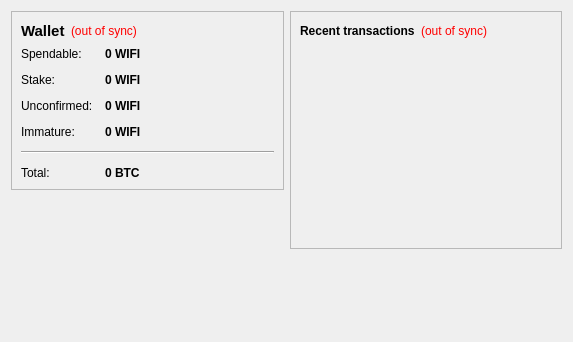
<?xml version="1.0" encoding="UTF-8"?>
<ui version="4.0">
 <class>OverviewPage</class>
 <widget class="QWidget" name="OverviewPage">
  <property name="geometry">
   <rect>
    <x>0</x>
    <y>0</y>
    <width>573</width>
    <height>342</height>
   </rect>
  </property>
  <property name="windowTitle">
   <string>Form</string>
  </property>
  <layout class="QHBoxLayout" name="horizontalLayout" stretch="1,1">
   <item>
    <layout class="QVBoxLayout" name="verticalLayout_2">
     <item>
      <widget class="QFrame" name="frame">
       <property name="frameShape">
        <enum>QFrame::StyledPanel</enum>
       </property>
       <property name="frameShadow">
        <enum>QFrame::Raised</enum>
       </property>
       <layout class="QVBoxLayout" name="verticalLayout_4">
        <item>
         <layout class="QHBoxLayout" name="horizontalLayout_4">
          <item>
           <widget class="QLabel" name="label_5">
            <property name="font">
             <font>
              <pointsize>11</pointsize>
              <weight>75</weight>
              <bold>true</bold>
             </font>
            </property>
            <property name="text">
             <string>Wallet</string>
            </property>
           </widget>
          </item>
          <item>
           <widget class="QLabel" name="labelWalletStatus">
            <property name="toolTip">
             <string>The displayed information may be out of date. Your wallet automatically synchronizes with the WIFIcoin network after a connection is established, but this process has not completed yet.</string>
            </property>
            <property name="styleSheet">
             <string notr="true">QLabel { color: red; }</string>
            </property>
            <property name="text">
             <string notr="true">(out of sync)</string>
            </property>
            <property name="alignment">
             <set>Qt::AlignLeading|Qt::AlignLeft|Qt::AlignVCenter</set>
            </property>
           </widget>
          </item>
          <item>
           <spacer name="horizontalSpacer_2">
            <property name="orientation">
             <enum>Qt::Horizontal</enum>
            </property>
            <property name="sizeHint" stdset="0">
             <size>
              <width>40</width>
              <height>20</height>
             </size>
            </property>
           </spacer>
          </item>
         </layout>
        </item>
        <item>
         <layout class="QFormLayout" name="formLayout_2">
          <property name="fieldGrowthPolicy">
           <enum>QFormLayout::AllNonFixedFieldsGrow</enum>
          </property>
          <property name="horizontalSpacing">
           <number>12</number>
          </property>
          <property name="verticalSpacing">
           <number>12</number>
          </property>
          <item row="0" column="0">
           <widget class="QLabel" name="label">
            <property name="text">
             <string>Spendable:</string>
            </property>
           </widget>
          </item>
          <item row="0" column="1">
           <widget class="QLabel" name="labelBalance">
            <property name="font">
             <font>
              <weight>75</weight>
              <bold>true</bold>
             </font>
            </property>
            <property name="cursor">
             <cursorShape>IBeamCursor</cursorShape>
            </property>
            <property name="toolTip">
             <string>Your current spendable balance</string>
            </property>
            <property name="text">
             <string notr="true">0 WIFI</string>
            </property>
            <property name="textInteractionFlags">
             <set>Qt::LinksAccessibleByMouse|Qt::TextSelectableByKeyboard|Qt::TextSelectableByMouse</set>
            </property>
           </widget>
          </item>
          <item row="1" column="0">
           <widget class="QLabel" name="label_6">
            <property name="text">
             <string>Stake:</string>
            </property>
           </widget>
          </item>
          <item row="1" column="1">
           <widget class="QLabel" name="labelStake">
            <property name="font">
             <font>
              <weight>75</weight>
              <bold>true</bold>
             </font>
            </property>
            <property name="cursor">
             <cursorShape>IBeamCursor</cursorShape>
            </property>
            <property name="toolTip">
             <string>Total of coins that was staked, and do not yet count toward the current balance</string>
            </property>
            <property name="text">
             <string notr="true">0 WIFI</string>
            </property>
            <property name="textInteractionFlags">
             <set>Qt::LinksAccessibleByMouse|Qt::TextSelectableByKeyboard|Qt::TextSelectableByMouse</set>
            </property>
           </widget>
          </item>
          <item row="2" column="0">
           <widget class="QLabel" name="label_3">
            <property name="text">
             <string>Unconfirmed:</string>
            </property>
           </widget>
          </item>
          <item row="2" column="1">
           <widget class="QLabel" name="labelUnconfirmed">
            <property name="font">
             <font>
              <weight>75</weight>
              <bold>true</bold>
             </font>
            </property>
            <property name="cursor">
             <cursorShape>IBeamCursor</cursorShape>
            </property>
            <property name="toolTip">
             <string>Total of transactions that have yet to be confirmed, and do not yet count toward the current balance</string>
            </property>
            <property name="text">
             <string notr="true">0 WIFI</string>
            </property>
            <property name="textInteractionFlags">
             <set>Qt::LinksAccessibleByMouse|Qt::TextSelectableByKeyboard|Qt::TextSelectableByMouse</set>
            </property>
           </widget>
          </item>
          <item row="3" column="0">
           <widget class="QLabel" name="labelImmatureText">
            <property name="text">
             <string>Immature:</string>
            </property>
           </widget>
          </item>
          <item row="3" column="1">
           <widget class="QLabel" name="labelImmature">
            <property name="font">
             <font>
              <weight>75</weight>
              <bold>true</bold>
             </font>
            </property>
            <property name="toolTip">
             <string>Mined balance that has not yet matured</string>
            </property>
            <property name="text">
             <string notr="true">0 WIFI</string>
            </property>
            <property name="textInteractionFlags">
             <set>Qt::LinksAccessibleByMouse|Qt::TextSelectableByKeyboard|Qt::TextSelectableByMouse</set>
            </property>
           </widget>
          </item>
          <item row="4" column="0" colspan="2">
           <widget class="Line" name="line">
            <property name="orientation">
             <enum>Qt::Horizontal</enum>
            </property>
           </widget>
          </item>
          <item row="5" column="0">
           <widget class="QLabel" name="labelTotalText">
            <property name="text">
             <string>Total:</string>
            </property>
           </widget>
          </item>
          <item row="5" column="1">
           <widget class="QLabel" name="labelTotal">
            <property name="font">
             <font>
              <weight>75</weight>
              <bold>true</bold>
             </font>
            </property>
            <property name="cursor">
             <cursorShape>IBeamCursor</cursorShape>
            </property>
            <property name="toolTip">
             <string>Your current total balance</string>
            </property>
            <property name="text">
             <string notr="true">0 BTC</string>
            </property>
            <property name="textInteractionFlags">
             <set>Qt::LinksAccessibleByMouse|Qt::TextSelectableByKeyboard|Qt::TextSelectableByMouse</set>
            </property>
           </widget>
          </item>
         </layout>
        </item>
       </layout>
      </widget>
     </item>
     <item>
      <spacer name="verticalSpacer">
       <property name="orientation">
        <enum>Qt::Vertical</enum>
       </property>
       <property name="sizeHint" stdset="0">
        <size>
         <width>20</width>
         <height>40</height>
        </size>
       </property>
      </spacer>
       　　
     </item>
     　　        <item>
       　　         <widget class="QLabel" name="label_wallet_bgcoin">
         　　          <property name="text">
           　　           <string/>
           　　
         </property>
         　　          <property name="pixmap">
           　　           <pixmap resource="../bitcoin.qrc">:/images/wallet_bgcoin</pixmap>
           　　
         </property>
         　　          <property name="scaledContents">
           　　           <bool>false</bool>
           　　
         </property>
         　　          <property name="alignment">
           　　           <set>Qt::AlignCenter</set>
           　　
         </property>
         　　          <property name="margin">
           　　           <number>-2</number>
           　　
         </property>
         　　
       </widget>
       　　
     </item>
     　　        <item>
       　　         <widget class="QLabel" name="label_6">
         　　          <property name="text">
           　　           <string/>
           　　
         </property>
         　　
       </widget>
       　　
     </item>
    </layout>
   </item>
   <item>
    <layout class="QVBoxLayout" name="verticalLayout_3">
     <item>
      <widget class="QFrame" name="frame_2">
       <property name="frameShape">
        <enum>QFrame::StyledPanel</enum>
       </property>
       <property name="frameShadow">
        <enum>QFrame::Raised</enum>
       </property>
       <layout class="QVBoxLayout" name="verticalLayout">
        <item>
         <layout class="QHBoxLayout" name="horizontalLayout_2">
          <item>
           <widget class="QLabel" name="label_4">
            <property name="text">
             <string>&lt;b&gt;Recent transactions&lt;/b&gt;</string>
            </property>
           </widget>
          </item>
          <item>
           <widget class="QLabel" name="labelTransactionsStatus">
            <property name="toolTip">
             <string>The displayed information may be out of date. Your wallet automatically synchronizes with the WIFIcoin network after a connection is established, but this process has not completed yet.</string>
            </property>
            <property name="styleSheet">
             <string notr="true">QLabel { color: red; }</string>
            </property>
            <property name="text">
             <string notr="true">(out of sync)</string>
            </property>
            <property name="alignment">
             <set>Qt::AlignRight|Qt::AlignTrailing|Qt::AlignVCenter</set>
            </property>
           </widget>
          </item>
          <item>
           <spacer name="horizontalSpacer">
            <property name="orientation">
             <enum>Qt::Horizontal</enum>
            </property>
            <property name="sizeHint" stdset="0">
             <size>
              <width>40</width>
              <height>20</height>
             </size>
            </property>
           </spacer>
          </item>
         </layout>
        </item>
        <item>
         <widget class="QListView" name="listTransactions">
          <property name="styleSheet">
           <string notr="true">QListView { background: transparent; }</string>
          </property>
          <property name="frameShape">
           <enum>QFrame::NoFrame</enum>
          </property>
          <property name="verticalScrollBarPolicy">
           <enum>Qt::ScrollBarAlwaysOff</enum>
          </property>
          <property name="horizontalScrollBarPolicy">
           <enum>Qt::ScrollBarAlwaysOff</enum>
          </property>
          <property name="selectionMode">
           <enum>QAbstractItemView::NoSelection</enum>
          </property>
         </widget>
        </item>
       </layout>
      </widget>
     </item>
     <item>
      <spacer name="verticalSpacer_2">
       <property name="orientation">
        <enum>Qt::Vertical</enum>
       </property>
       <property name="sizeHint" stdset="0">
        <size>
         <width>20</width>
         <height>40</height>
        </size>
       </property>
      </spacer>
     </item>
    </layout>
   </item>
  </layout>
 </widget>
 <resources/>
 <connections/>
</ui>
